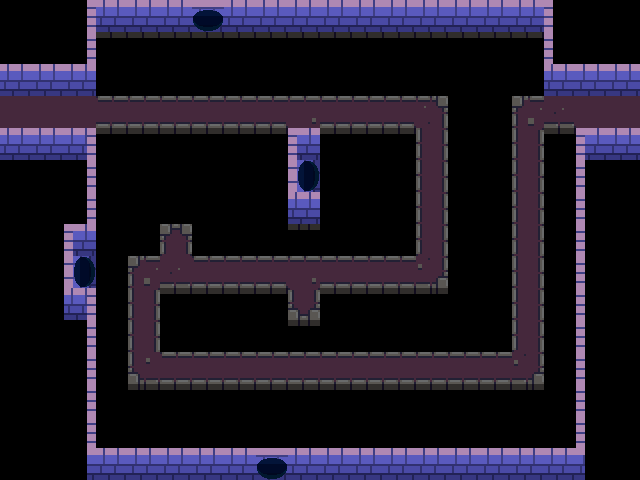

This game map was drawn from its Tiled (.tmx) file and the tilesets committed beside it. A one-line description and the full map source follow:
An orthogonal 20x15 tile map with 32x32 px tiles, 3 tile layers (walls, ground, death) and 6 objects (4x arrowSource, 2x connection).

<map version="1.0" tiledversion="1.1.3" orientation="orthogonal" renderorder="right-down" width="20" height="15" tilewidth="32" tileheight="32" infinite="0" nextobjectid="17">
 <tileset firstgid="1" source="tower-tileset.tsx" />
 <layer name="walls" width="20" height="15">
  <data encoding="csv">
0,0,14,12,12,12,5,12,12,12,12,12,12,12,12,12,12,15,0,0,
0,0,14,0,0,0,0,0,0,0,0,0,0,0,0,0,0,15,0,0,
12,12,12,0,0,0,0,0,0,0,0,0,0,0,0,0,0,12,12,12,
2,0,0,0,0,0,0,0,0,0,0,0,0,0,0,0,0,0,0,2,
12,12,23,0,0,0,0,0,0,22,0,0,0,0,0,0,0,0,22,12,
0,0,14,0,0,0,0,0,0,7,0,0,0,0,0,0,0,0,15,0,
0,0,14,0,0,0,0,0,0,12,0,0,0,0,0,0,0,0,15,0,
0,0,22,0,0,0,0,0,0,0,0,0,0,0,0,0,0,0,15,0,
0,0,7,0,0,0,0,0,0,0,0,0,0,0,0,0,0,0,15,0,
0,0,23,0,0,0,0,0,0,0,0,0,0,0,0,0,0,0,15,0,
0,0,14,0,0,0,0,0,0,0,0,0,0,0,0,0,0,0,15,0,
0,0,14,0,0,0,0,0,0,0,0,0,0,0,0,0,0,0,15,0,
0,0,14,0,0,0,0,0,0,0,0,0,0,0,0,0,0,0,15,0,
0,0,14,0,0,0,0,0,0,0,0,0,0,0,0,0,0,0,15,0,
0,0,24,12,12,12,12,12,5,12,12,12,12,12,12,12,12,12,21,0
</data>
 </layer>
 <layer name="ground" width="20" height="15">
  <data encoding="csv">
0,0,0,0,0,0,0,0,0,0,0,0,0,0,0,0,0,0,0,0,
0,0,0,0,0,0,0,0,0,0,0,0,0,0,0,0,0,0,0,0,
0,0,0,0,0,0,0,0,0,0,0,0,0,0,0,0,0,0,0,0,
0,2,2,57,57,57,57,57,57,45,57,57,57,46,0,0,44,65,2,0,
0,0,0,0,0,0,0,0,0,0,0,0,0,47,0,0,47,0,0,0,
0,0,0,0,0,0,0,0,0,0,0,0,0,47,0,0,47,0,0,0,
0,0,0,0,0,0,0,0,0,0,0,0,0,47,0,0,47,0,0,0,
0,0,0,0,0,49,0,0,0,0,0,0,0,47,0,0,47,0,0,0,
0,0,0,0,44,65,57,57,57,45,57,57,57,66,0,0,47,0,0,0,
0,0,0,0,47,0,0,0,0,58,0,0,0,0,0,0,47,0,0,0,
0,0,0,0,47,0,0,0,0,0,0,0,0,0,0,0,47,0,0,0,
0,0,0,0,64,57,57,57,57,57,57,57,57,57,57,57,66,0,0,0,
0,0,0,0,0,0,0,0,0,0,0,0,0,0,0,0,0,0,0,0,
0,0,0,0,0,0,0,0,0,0,0,0,0,0,0,0,0,0,0,0,
0,0,0,0,0,0,0,0,0,0,0,0,0,0,0,0,0,0,0,0
</data>
 </layer>
 <layer name="death" width="20" height="15">
  <data encoding="csv">
0,0,0,0,0,0,0,0,0,0,0,0,0,0,0,0,0,0,0,0,
0,0,0,75,75,75,75,75,75,75,75,75,75,75,75,75,75,0,0,0,
0,0,0,4,4,4,4,4,4,4,4,4,4,4,4,4,4,0,0,0,
0,0,0,0,0,0,0,0,0,0,0,0,0,0,4,4,0,0,0,0,
0,0,0,75,75,75,75,75,75,0,75,75,75,0,4,4,0,75,0,0,
0,0,0,4,4,4,4,4,4,0,4,4,4,0,4,4,0,4,0,0,
0,0,0,4,4,4,4,4,4,0,4,4,4,0,4,4,0,4,0,0,
0,0,0,4,4,0,4,4,4,68,4,4,4,0,4,4,0,4,0,0,
0,0,0,4,0,0,0,0,0,0,0,0,0,0,4,4,0,4,0,0,
0,0,0,4,0,75,75,75,75,0,75,75,75,76,4,4,0,4,0,0,
0,0,0,4,0,4,4,4,4,68,4,4,4,4,4,4,0,4,0,0,
0,0,0,4,0,0,0,0,0,0,0,0,0,0,0,0,0,4,0,0,
0,0,0,4,74,75,75,75,75,75,75,75,75,75,75,75,76,4,0,0,
0,0,0,4,4,4,4,4,4,4,4,4,4,4,4,4,4,4,0,0,
0,0,0,0,0,0,0,0,0,0,0,0,0,0,0,0,0,0,0,0
</data>
 </layer>
 <objectgroup name="objects">
  <object id="9" name="35" type="connection" x="32" y="96" width="32" height="32">
   <properties>
    <property name="to" value="34" />
   </properties>
  </object>
  <object id="10" name="36" type="connection" x="576" y="96" width="32" height="32">
   <properties>
    <property name="to" value="37" />
   </properties>
  </object>
  <object id="13" type="arrowSource" x="288" y="160" width="32" height="32">
   <properties>
    <property name="delay" value="1.5" />
    <property name="offset" value="0" />
    <property name="xdir" value="1" />
    <property name="ydir" value="0" />
   </properties>
  </object>
  <object id="14" type="arrowSource" x="64" y="256" width="32" height="32">
   <properties>
    <property name="delay" value="4.7" />
    <property name="offset" value="0" />
    <property name="xdir" value="1" />
    <property name="ydir" value="0" />
   </properties>
  </object>
  <object id="15" type="arrowSource" x="192" y="0" width="32" height="32">
   <properties>
    <property name="delay" value="1.5" />
    <property name="offset" value="0" />
    <property name="xdir" value="0" />
    <property name="ydir" value="-1" />
   </properties>
  </object>
  <object id="16" type="arrowSource" x="256" y="448" width="32" height="32">
   <properties>
    <property name="delay" value="1.5" />
    <property name="offset" value="0" />
    <property name="xdir" value="0" />
    <property name="ydir" value="1" />
   </properties>
  </object>
 </objectgroup>
</map>
